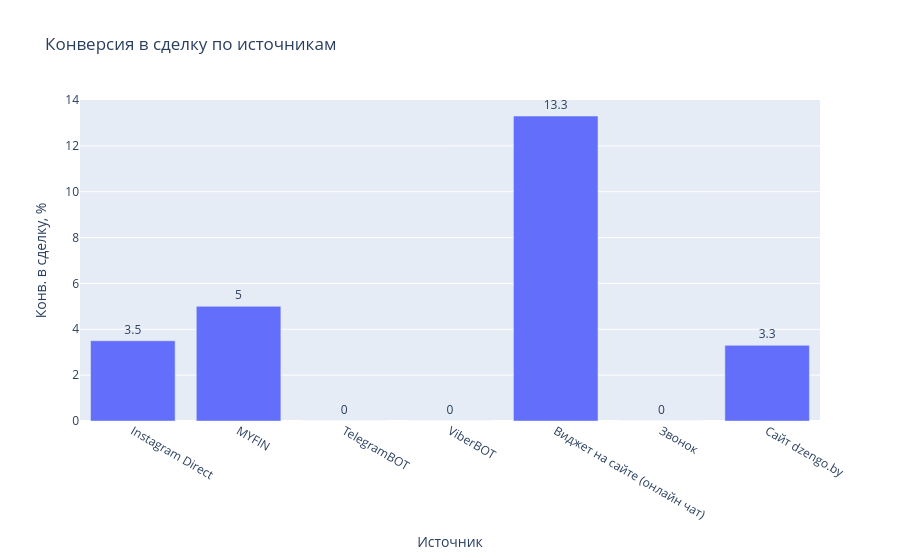

Notebook code for this chart:
### Code cell
# График: конверсия в сделку по источникам (каналы с >= 5 лидов)
import plotly.express as px

c = conv[conv['Лидов'] >= 5].reset_index()
fig = px.bar(c, x='Источник', y='Конв. в сделку, %', text='Конв. в сделку, %',
             title='Конверсия в сделку по источникам')
fig.update_traces(textposition='outside')
fig.show()

### Figure 1 — Plotly figure (JSON) as saved in the notebook; plotly's stock layout.template omitted (floating-point values rounded to 4 significant figures)
{"data": [{"hovertemplate": "Источник=%{x}<br>Конв. в сделку, %=%{text}<extra></extra>", "legendgroup": "", "marker": {"color": "#636efa", "pattern": {"shape": ""}}, "name": "", "orientation": "v", "showlegend": false, "text": [3.5, 5.0, 0.0, 0.0, 13.3, 0.0, 3.3], "textposition": "outside", "x": ["Instagram Direct", "MYFIN", "TelegramBOT", "ViberBOT", "Виджет на сайте (онлайн чат)", "Звонок", "Сайт dzengo.by"], "xaxis": "x", "y": [3.5, 5.0, 0.0, 0.0, 13.3, 0.0, 3.3], "yaxis": "y", "type": "bar"}], "layout": {"xaxis": {"anchor": "y", "domain": [0.0, 1.0], "title": {"text": "Источник"}}, "yaxis": {"anchor": "x", "domain": [0.0, 1.0], "title": {"text": "Конв. в сделку, %"}}, "legend": {"tracegroupgap": 0}, "title": {"text": "Конверсия в сделку по источникам"}, "barmode": "relative"}}
